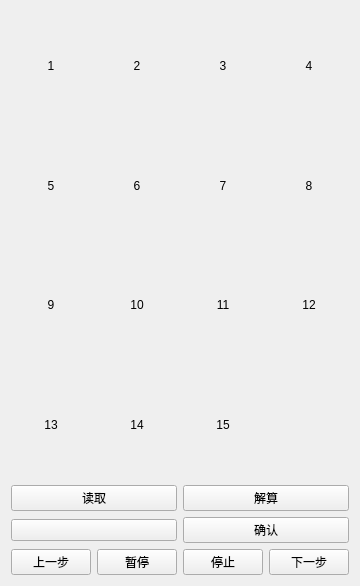
<?xml version="1.0" encoding="UTF-8"?>
<ui version="4.0">
 <class>Home</class>
 <widget class="QWidget" name="Home">
  <property name="geometry">
   <rect>
    <x>0</x>
    <y>0</y>
    <width>329</width>
    <height>586</height>
   </rect>
  </property>
  <property name="minimumSize">
   <size>
    <width>0</width>
    <height>0</height>
   </size>
  </property>
  <property name="windowTitle">
   <string>Form</string>
  </property>
  <layout class="QVBoxLayout" name="verticalLayout_17">
   <item>
    <layout class="QGridLayout" name="RaodWidget">
     <property name="verticalSpacing">
      <number>10</number>
     </property>
     <item row="1" column="3">
      <widget class="SimpleCardWidget" name="Raod_7">
       <layout class="QVBoxLayout" name="verticalLayout_7">
        <item>
         <widget class="TitleLabel" name="RaodLabel_7">
          <property name="text">
           <string>8</string>
          </property>
          <property name="alignment">
           <set>Qt::AlignCenter</set>
          </property>
         </widget>
        </item>
       </layout>
      </widget>
     </item>
     <item row="1" column="2">
      <widget class="SimpleCardWidget" name="Raod_6">
       <layout class="QVBoxLayout" name="verticalLayout_6">
        <item>
         <widget class="TitleLabel" name="RaodLabel_6">
          <property name="text">
           <string>7</string>
          </property>
          <property name="alignment">
           <set>Qt::AlignCenter</set>
          </property>
         </widget>
        </item>
       </layout>
      </widget>
     </item>
     <item row="3" column="2">
      <widget class="SimpleCardWidget" name="Raod_14">
       <layout class="QVBoxLayout" name="verticalLayout_14">
        <item>
         <widget class="TitleLabel" name="RaodLabel_14">
          <property name="text">
           <string>15</string>
          </property>
          <property name="alignment">
           <set>Qt::AlignCenter</set>
          </property>
         </widget>
        </item>
       </layout>
      </widget>
     </item>
     <item row="0" column="3">
      <widget class="SimpleCardWidget" name="Raod_4">
       <layout class="QVBoxLayout" name="verticalLayout_4">
        <item>
         <widget class="TitleLabel" name="RaodLabel_4">
          <property name="text">
           <string>4</string>
          </property>
          <property name="alignment">
           <set>Qt::AlignCenter</set>
          </property>
         </widget>
        </item>
       </layout>
      </widget>
     </item>
     <item row="3" column="0">
      <widget class="SimpleCardWidget" name="Raod_15">
       <layout class="QVBoxLayout" name="verticalLayout_15">
        <item>
         <widget class="TitleLabel" name="RaodLabel_15">
          <property name="text">
           <string>13</string>
          </property>
          <property name="alignment">
           <set>Qt::AlignCenter</set>
          </property>
         </widget>
        </item>
       </layout>
      </widget>
     </item>
     <item row="0" column="1">
      <widget class="SimpleCardWidget" name="Raod_2">
       <layout class="QVBoxLayout" name="verticalLayout_2">
        <item>
         <widget class="TitleLabel" name="RaodLabel_2">
          <property name="text">
           <string>2</string>
          </property>
          <property name="alignment">
           <set>Qt::AlignCenter</set>
          </property>
         </widget>
        </item>
       </layout>
      </widget>
     </item>
     <item row="2" column="3">
      <widget class="SimpleCardWidget" name="Raod_12">
       <layout class="QVBoxLayout" name="verticalLayout_12">
        <item>
         <widget class="TitleLabel" name="RaodLabel_12">
          <property name="text">
           <string>12</string>
          </property>
          <property name="alignment">
           <set>Qt::AlignCenter</set>
          </property>
         </widget>
        </item>
       </layout>
      </widget>
     </item>
     <item row="0" column="2">
      <widget class="SimpleCardWidget" name="Raod_3">
       <layout class="QVBoxLayout" name="verticalLayout_3">
        <item>
         <widget class="TitleLabel" name="RaodLabel_3">
          <property name="text">
           <string>3</string>
          </property>
          <property name="alignment">
           <set>Qt::AlignCenter</set>
          </property>
         </widget>
        </item>
       </layout>
      </widget>
     </item>
     <item row="1" column="0">
      <widget class="SimpleCardWidget" name="Raod_5">
       <layout class="QVBoxLayout" name="verticalLayout_5">
        <item>
         <widget class="TitleLabel" name="RaodLabel_5">
          <property name="text">
           <string>5</string>
          </property>
          <property name="alignment">
           <set>Qt::AlignCenter</set>
          </property>
         </widget>
        </item>
       </layout>
      </widget>
     </item>
     <item row="2" column="2">
      <widget class="SimpleCardWidget" name="Raod_11">
       <layout class="QVBoxLayout" name="verticalLayout_11">
        <item>
         <widget class="TitleLabel" name="RaodLabel_11">
          <property name="text">
           <string>11</string>
          </property>
          <property name="alignment">
           <set>Qt::AlignCenter</set>
          </property>
         </widget>
        </item>
       </layout>
      </widget>
     </item>
     <item row="0" column="0">
      <widget class="SimpleCardWidget" name="Raod_1">
       <layout class="QVBoxLayout" name="verticalLayout">
        <item>
         <widget class="TitleLabel" name="RaodLabel_1">
          <property name="text">
           <string>1</string>
          </property>
          <property name="alignment">
           <set>Qt::AlignCenter</set>
          </property>
         </widget>
        </item>
       </layout>
      </widget>
     </item>
     <item row="2" column="0">
      <widget class="SimpleCardWidget" name="Raod_9">
       <layout class="QVBoxLayout" name="verticalLayout_9">
        <item>
         <widget class="TitleLabel" name="RaodLabel_9">
          <property name="text">
           <string>9</string>
          </property>
          <property name="alignment">
           <set>Qt::AlignCenter</set>
          </property>
         </widget>
        </item>
       </layout>
      </widget>
     </item>
     <item row="3" column="1">
      <widget class="SimpleCardWidget" name="Raod_16">
       <layout class="QVBoxLayout" name="verticalLayout_16">
        <item>
         <widget class="TitleLabel" name="RaodLabel_16">
          <property name="text">
           <string>14</string>
          </property>
          <property name="alignment">
           <set>Qt::AlignCenter</set>
          </property>
         </widget>
        </item>
       </layout>
      </widget>
     </item>
     <item row="2" column="1">
      <widget class="SimpleCardWidget" name="Raod_10">
       <layout class="QVBoxLayout" name="verticalLayout_10">
        <item>
         <widget class="TitleLabel" name="RaodLabel_10">
          <property name="text">
           <string>10</string>
          </property>
          <property name="alignment">
           <set>Qt::AlignCenter</set>
          </property>
         </widget>
        </item>
       </layout>
      </widget>
     </item>
     <item row="1" column="1">
      <widget class="SimpleCardWidget" name="Raod_8">
       <layout class="QVBoxLayout" name="verticalLayout_8">
        <item>
         <widget class="TitleLabel" name="RaodLabel_8">
          <property name="text">
           <string>6</string>
          </property>
          <property name="alignment">
           <set>Qt::AlignCenter</set>
          </property>
         </widget>
        </item>
       </layout>
      </widget>
     </item>
     <item row="3" column="3">
      <widget class="SimpleCardWidget" name="Raod_13">
       <property name="styleSheet">
        <string notr="true">border-color: rgba(255, 255, 255, 0);
background-color: rgba(255, 255, 255, 0);</string>
       </property>
       <layout class="QVBoxLayout" name="verticalLayout_13">
        <item>
         <widget class="TitleLabel" name="RaodLabel_13">
          <property name="styleSheet">
           <string notr="true">border-color: rgba(255, 255, 255, 0);
background-color: rgba(255, 255, 255, 0);</string>
          </property>
          <property name="text">
           <string/>
          </property>
          <property name="alignment">
           <set>Qt::AlignCenter</set>
          </property>
         </widget>
        </item>
       </layout>
      </widget>
     </item>
    </layout>
   </item>
   <item>
    <layout class="QHBoxLayout" name="horizontalLayout_2">
     <item>
      <widget class="PushButton" name="ReadButton">
       <property name="text">
        <string>读取</string>
       </property>
      </widget>
     </item>
     <item>
      <widget class="PushButton" name="SolutionButton">
       <property name="enabled">
        <bool>true</bool>
       </property>
       <property name="text">
        <string>解算</string>
       </property>
      </widget>
     </item>
    </layout>
   </item>
   <item>
    <layout class="QHBoxLayout" name="horizontalLayout">
     <item>
      <widget class="ComboBox" name="SelectBox"/>
     </item>
     <item>
      <widget class="PushButton" name="OKButton">
       <property name="enabled">
        <bool>true</bool>
       </property>
       <property name="text">
        <string>确认</string>
       </property>
      </widget>
     </item>
    </layout>
   </item>
   <item>
    <layout class="QHBoxLayout" name="horizontalLayout_3">
     <item>
      <widget class="PushButton" name="LastButton_2">
       <property name="text">
        <string>上一步</string>
       </property>
      </widget>
     </item>
     <item>
      <widget class="PushButton" name="PauseButton">
       <property name="enabled">
        <bool>true</bool>
       </property>
       <property name="text">
        <string>暂停</string>
       </property>
      </widget>
     </item>
     <item>
      <widget class="PushButton" name="StopButton">
       <property name="text">
        <string>停止</string>
       </property>
      </widget>
     </item>
     <item>
      <widget class="PushButton" name="NextButton">
       <property name="text">
        <string>下一步</string>
       </property>
      </widget>
     </item>
    </layout>
   </item>
  </layout>
 </widget>
 <customwidgets>
  <customwidget>
   <class>ComboBox</class>
   <extends>QPushButton</extends>
   <header>qfluentwidgets</header>
  </customwidget>
  <customwidget>
   <class>PushButton</class>
   <extends>QPushButton</extends>
   <header>qfluentwidgets</header>
  </customwidget>
  <customwidget>
   <class>CardWidget</class>
   <extends>QFrame</extends>
   <header>qfluentwidgets</header>
   <container>1</container>
  </customwidget>
  <customwidget>
   <class>ElevatedCardWidget</class>
   <extends>CardWidget</extends>
   <header>qfluentwidgets</header>
   <container>1</container>
  </customwidget>
  <customwidget>
   <class>SimpleCardWidget</class>
   <extends>ElevatedCardWidget</extends>
   <header>qfluentwidgets</header>
   <container>1</container>
  </customwidget>
  <customwidget>
   <class>TitleLabel</class>
   <extends>QLabel</extends>
   <header>qfluentwidgets</header>
  </customwidget>
 </customwidgets>
 <resources/>
 <connections/>
</ui>
